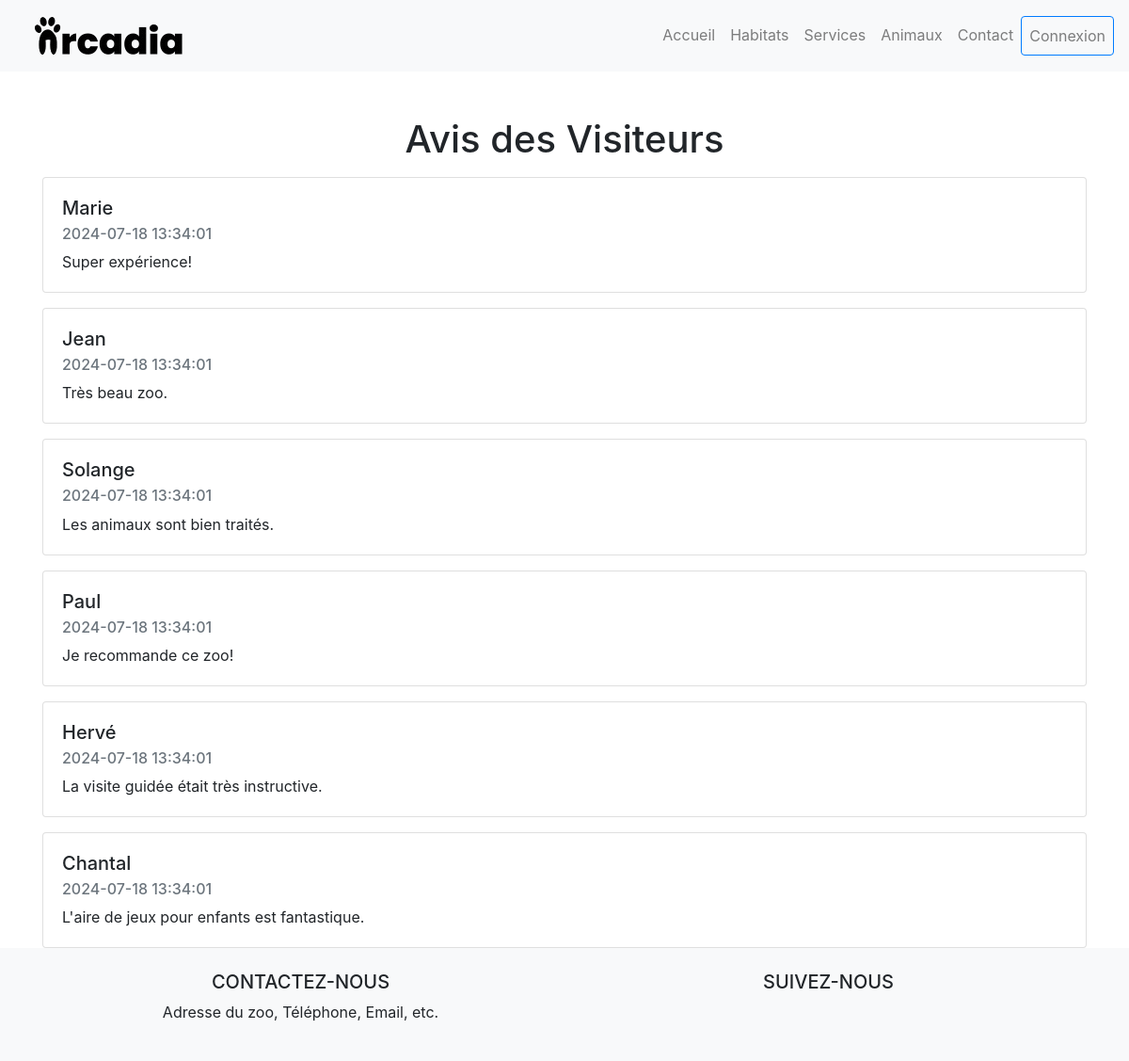
The app's page /avis.php with its own data.
### tables this page shows
CREATE TABLE `avis` (
  `avis_id` int NOT NULL AUTO_INCREMENT,
  `pseudo` varchar(50) NOT NULL,
  `commentaire` varchar(50) NOT NULL,
  `isVisible` tinyint(1) NOT NULL,
  `date` timestamp NULL DEFAULT CURRENT_TIMESTAMP ON UPDATE CURRENT_TIMESTAMP,
  PRIMARY KEY (`avis_id`)
);

### avis.php (the view, shortened to what this page needs)
<!DOCTYPE html>
<html lang="fr">
<head>
    <link href="/assets/css/bootstrap.min.css" rel="stylesheet">
</head>
<body>
    <div class="container mt-5">
        <h1 class="text-center">Avis des Visiteurs</h1>
        <?php
        $servername = "localhost";
        $username = "root";
        $password = "";
        $dbname = "zoo";
        $conn = new mysqli($servername, $username, $password, $dbname);
        $sql = "SELECT pseudo, commentaire, date FROM avis WHERE isVisible = 1";
        $result = $conn->query($sql);
        if ($result->num_rows > 0) {
            while($row = $result->fetch_assoc()) {
                echo '<div class="card mt-3">';
                echo '<div class="card-body">';
                echo '<h5 class="card-title">' . htmlspecialchars($row["pseudo"]) . '</h5>';
                echo '<h6 class="card-subtitle mb-2 text-muted">' . htmlspecialchars($row["date"]) . '</h6>';
                echo '<p class="card-text">' . htmlspecialchars($row["commentaire"]) . '</p>';
                echo '</div>';
                echo '</div>';
            }
        } else {
            echo "<p>Aucun avis pour le moment.</p>";
        }
        ?>
    </div>
</body>
</html>

### records on screen
avis: pseudo "Marie", date "2024-07-18 13:34:01", commentaire "Super expérience!"
avis: pseudo "Jean", date "2024-07-18 13:34:01", commentaire "Très beau zoo."
avis: pseudo "Solange", date "2024-07-18 13:34:01", commentaire "Les animaux sont bien traités."
avis: pseudo "Paul", date "2024-07-18 13:34:01", commentaire "Je recommande ce zoo!"
avis: pseudo "Hervé", date "2024-07-18 13:34:01", commentaire "La visite guidée était très instructive."
avis: pseudo "Chantal", date "2024-07-18 13:34:01", commentaire "L'aire de jeux pour enfants est fantastique."
